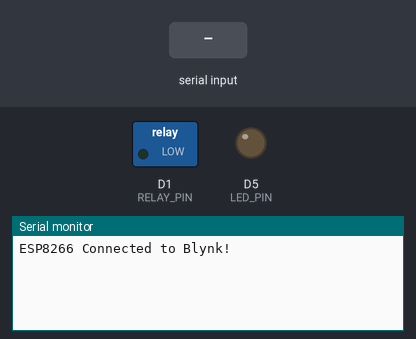
The sketch below on a simulated ESP8266 (NodeMCU). On the bench: switched loads named in the sketch (green lamp = pin HIGH), output pins drawn as LEDs (lit = HIGH), the last lines printed to the serial monitor. The test bench sets the inputs (shaded band). WiFi joins after 1.5 s; servers stay silent unless stated.

Above: at 3.0 s.
3.1 s: "WATER:\n" received over the second serial link
At 3.4 s:
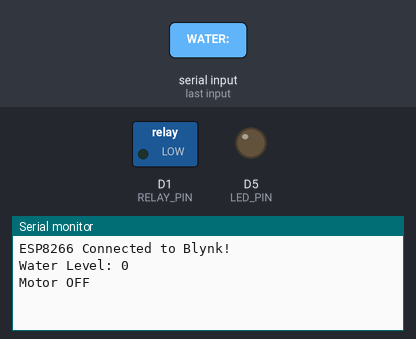
4.6 s: "TURB:\n" received over the second serial link
At 5.8 s:
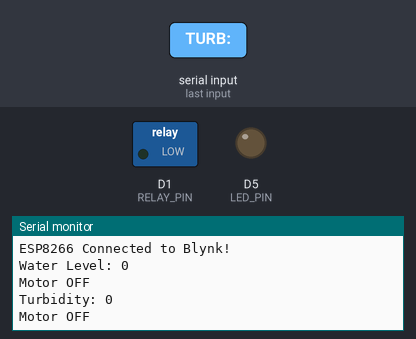
6.1 s: "PH:\n" received over the second serial link
At 6.9 s:
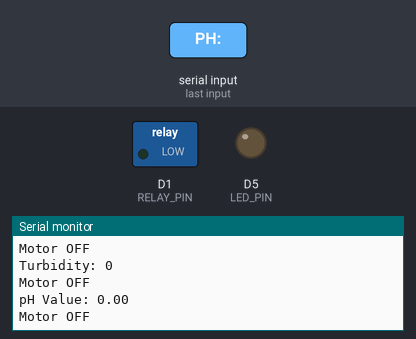

Measured:
- after the input at 3.1 s, the serial monitor: prints a new line at once (image 1)
- after the input at 4.6 s, the serial monitor: prints a new line at once (image 2)
- after the input at 6.1 s, the serial monitor: prints a new line at once (image 3)

The sketch:

aquaguardespground.ino
```cpp
#define BLYNK_TEMPLATE_ID "TMPL6wrt4oy6z"
#define BLYNK_TEMPLATE_NAME "aquaguard"
#define BLYNK_AUTH_TOKEN "e9f4XoSg7bzybrx0IpCJfCAhCG6yUMJn"

#include <ESP8266WiFi.h>
#include <BlynkSimpleEsp8266.h>
#include <SoftwareSerial.h>

char ssid[] = "Mostapha";
char pass[] = "123456789";

SoftwareSerial arduinoSerial(2, 0); // RX = D4, TX = D3

#define RELAY_PIN D1
#define LED_PIN D5

int groundTankLevel = 0;
int turbidityValue = 0;
float phValue = 0;
int roofTankLevel = 0;
int relayState = 0;
bool turbidityNotified = false;
bool phNotified = false;

BLYNK_WRITE(V2) {
  roofTankLevel = param.asInt();
}

void setup() {
  Serial.begin(9600);
  arduinoSerial.begin(9600);

  Blynk.begin(BLYNK_AUTH_TOKEN, ssid, pass);

  pinMode(RELAY_PIN, OUTPUT);
  pinMode(LED_PIN, OUTPUT);
  digitalWrite(RELAY_PIN, LOW);
  digitalWrite(LED_PIN, LOW);

  Serial.println("ESP8266 Connected to Blynk!");
}

void loop() {
  Blynk.run();
  Blynk.syncVirtual(V2); // Keep tank level updated

  if (arduinoSerial.available()) {
    String message = arduinoSerial.readStringUntil('\n');
    message.trim();

    if (message.startsWith("WATER:")) {
      groundTankLevel = message.substring(6).toInt();
      Blynk.virtualWrite(V1, groundTankLevel);
      Serial.println("Water Level: " + String(groundTankLevel));
    }

    else if (message.startsWith("TURB:")) {
      turbidityValue = message.substring(5).toInt();
      Blynk.virtualWrite(V5, turbidityValue);
      Serial.println("Turbidity: " + String(turbidityValue));

      if (turbidityValue > 1100 && !turbidityNotified) {
        Blynk.logEvent("turbidity_alert", "⚠️ Water is Dirty (Turbidity > 1100 NTU)");
        turbidityNotified = true;
      } else if (turbidityValue <= 1100) {
        turbidityNotified = false;
      }
    }

    else if (message.startsWith("PH:")) {
      phValue = message.substring(3).toFloat();
      Blynk.virtualWrite(V6, phValue);
      Serial.println("pH Value: " + String(phValue));

      // pH alert logic
      if ((phValue < 6.5 || phValue > 7.9) && !phNotified) {
        Blynk.logEvent("ph_alert", "⚠️ pH out of safe range! Current pH: " + String(phValue));
        phNotified = true;
      } else if (phValue >= 6.5 && phValue <= 7.9) {
        phNotified = false;
      }
    }

    // Relay control logic
    if (groundTankLevel > 10 && (roofTankLevel >= 70 && roofTankLevel <= 89)) {
      digitalWrite(RELAY_PIN, HIGH);
      digitalWrite(LED_PIN, HIGH);
      relayState = 1;
      Serial.println("Motor ON");
    } else {
      digitalWrite(RELAY_PIN, LOW);
      digitalWrite(LED_PIN, LOW);
      relayState = 0;
      Serial.println("Motor OFF");
    }

    Blynk.virtualWrite(V3, relayState);
  }
}
```
